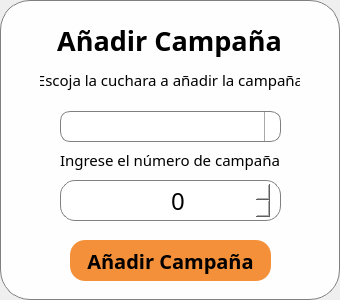
<?xml version="1.0" encoding="UTF-8"?>
<ui version="4.0">
 <class>PopUpAddCampana</class>
 <widget class="QMainWindow" name="PopUpAddCampana">
  <property name="geometry">
   <rect>
    <x>0</x>
    <y>0</y>
    <width>340</width>
    <height>300</height>
   </rect>
  </property>
  <property name="focusPolicy">
   <enum>Qt::NoFocus</enum>
  </property>
  <property name="windowTitle">
   <string>Añadir Campaña - Abaxfem</string>
  </property>
  <property name="windowIcon">
   <iconset resource="resources.qrc">
    <normaloff>:/Images/ResourcesFolder/Imagenes/Logo_Lineas.png</normaloff>:/Images/ResourcesFolder/Imagenes/Logo_Lineas.png</iconset>
  </property>
  <widget class="QWidget" name="centralwidget">
   <property name="styleSheet">
    <string notr="true">QWidget {
background-color : rgba(255, 255, 255, 240);
border-radius:30;
border:1px solid gray;
}</string>
   </property>
   <widget class="QLabel" name="label">
    <property name="geometry">
     <rect>
      <x>29</x>
      <y>20</y>
      <width>281</width>
      <height>41</height>
     </rect>
    </property>
    <property name="font">
     <font>
      <family>Bell MT</family>
      <pointsize>20</pointsize>
      <italic>false</italic>
      <bold>true</bold>
      <kerning>true</kerning>
     </font>
    </property>
    <property name="styleSheet">
     <string notr="true">QLabel{
background-color: rgba(255, 255, 255, 0);
border:0px;
}</string>
    </property>
    <property name="text">
     <string>Añadir Campaña</string>
    </property>
    <property name="alignment">
     <set>Qt::AlignCenter</set>
    </property>
   </widget>
   <widget class="QLabel" name="label_4">
    <property name="geometry">
     <rect>
      <x>40</x>
      <y>70</y>
      <width>260</width>
      <height>20</height>
     </rect>
    </property>
    <property name="font">
     <font>
      <family>Bell MT</family>
      <pointsize>11</pointsize>
     </font>
    </property>
    <property name="styleSheet">
     <string notr="true">border:0px;
background-color: rgba(0, 0, 0, 0);</string>
    </property>
    <property name="text">
     <string>Escoja la cuchara a añadir la campaña</string>
    </property>
    <property name="alignment">
     <set>Qt::AlignCenter</set>
    </property>
   </widget>
   <widget class="QPushButton" name="pb_exit">
    <property name="geometry">
     <rect>
      <x>300</x>
      <y>10</y>
      <width>21</width>
      <height>21</height>
     </rect>
    </property>
    <property name="styleSheet">
     <string notr="true">QPushButton{
	background-color: rgba(255, 255, 255, 0);
	image: url(:/Icons/ResourcesFolder/featherIcons/x-square.svg);
border:0px;
}
QPushButton:hover{
	background-color: rgba(200, 200, 200, 120);
	border-radius: 6px
}

QPushButton:pressed{
	background-color: rgba(180, 180, 180, 150);
	border-radius: 6px
}</string>
    </property>
    <property name="text">
     <string/>
    </property>
   </widget>
   <widget class="QPushButton" name="pb_aceptar">
    <property name="geometry">
     <rect>
      <x>70</x>
      <y>240</y>
      <width>201</width>
      <height>41</height>
     </rect>
    </property>
    <property name="font">
     <font>
      <family>Bell MT</family>
      <pointsize>15</pointsize>
      <italic>false</italic>
      <bold>true</bold>
      <underline>false</underline>
      <strikeout>false</strikeout>
     </font>
    </property>
    <property name="styleSheet">
     <string notr="true">QPushButton{
	border-radius:15px;
	color: rgb(0, 0, 0);
	background-color: rgba(240, 120, 14, 210);
border:0px;
}
QPushButton:hover{
	background-color: rgba(255, 135, 29, 230);
}
QPushButton:pressed{
	background-color: rgba(255, 135, 29, 255);
}</string>
    </property>
    <property name="text">
     <string>Añadir Campaña</string>
    </property>
   </widget>
   <widget class="QFrame" name="frame_2">
    <property name="geometry">
     <rect>
      <x>60</x>
      <y>180</y>
      <width>221</width>
      <height>41</height>
     </rect>
    </property>
    <property name="styleSheet">
     <string notr="true">border-radius:15px;
color: rgb(0, 0, 0);
    border: 1px solid gray;
background-color: qlineargradient(x1: 0, y1: 0, x2: 0, y2: 1,
                                 stop: 0 #E1E1E1, stop: 0.4 #DDDDDD,
                                 stop: 0.5 #D8D8D8, stop: 1.0 #D3D3D3);</string>
    </property>
    <property name="frameShape">
     <enum>QFrame::StyledPanel</enum>
    </property>
    <property name="frameShadow">
     <enum>QFrame::Raised</enum>
    </property>
    <widget class="QSpinBox" name="spinBox">
     <property name="geometry">
      <rect>
       <x>40</x>
       <y>1</y>
       <width>171</width>
       <height>39</height>
      </rect>
     </property>
     <property name="font">
      <font>
       <family>Bell MT</family>
       <pointsize>18</pointsize>
      </font>
     </property>
     <property name="styleSheet">
      <string notr="true">QSpinBox{
 border: 0px solid gray;
}
QSpinBox::up-button  {
	image: url(:/Icons/ResourcesFolder/featherIcons/arrow-up.svg);
}

QSpinBox::up-button:pressed  {
	background-color: rgb(180, 180, 180);
}

QSpinBox::down-button  {
	image: url(:/Icons/ResourcesFolder/featherIcons/arrow-down.svg);
}

QSpinBox::down-button:pressed  {
	background-color: rgb(180, 180, 180);
}</string>
     </property>
     <property name="alignment">
      <set>Qt::AlignCenter</set>
     </property>
     <property name="buttonSymbols">
      <enum>QAbstractSpinBox::UpDownArrows</enum>
     </property>
     <property name="accelerated">
      <bool>true</bool>
     </property>
     <property name="maximum">
      <number>1000</number>
     </property>
     <property name="stepType">
      <enum>QAbstractSpinBox::DefaultStepType</enum>
     </property>
    </widget>
   </widget>
   <widget class="QLabel" name="label_2">
    <property name="geometry">
     <rect>
      <x>66</x>
      <y>190</y>
      <width>21</width>
      <height>21</height>
     </rect>
    </property>
    <property name="styleSheet">
     <string notr="true">image: url(:/Icons/ResourcesFolder/featherIcons/file-text.svg);
background-color: rgba(190, 190, 190, 0);
border-radius: 10px;
border:0px;</string>
    </property>
    <property name="text">
     <string/>
    </property>
   </widget>
   <widget class="QComboBox" name="comboBox">
    <property name="geometry">
     <rect>
      <x>60</x>
      <y>111</y>
      <width>221</width>
      <height>31</height>
     </rect>
    </property>
    <property name="font">
     <font>
      <family>Bell MT</family>
      <pointsize>18</pointsize>
     </font>
    </property>
    <property name="styleSheet">
     <string notr="true">QComboBox {
    border: 1px solid gray;
    border-radius: 10px;
    padding: 1px 18px 1px 3px;
    min-width: 6em;
}

QComboBox:editable {
    background: white;
}

QComboBox:!editable, QComboBox::drop-down:editable {
     background: qlineargradient(x1: 0, y1: 0, x2: 0, y2: 1,
                                 stop: 0 #E1E1E1, stop: 0.4 #DDDDDD,
                                 stop: 0.5 #D8D8D8, stop: 1.0 #D3D3D3);
}

/* QComboBox gets the &quot;on&quot; state when the popup is open */
QComboBox:!editable:on, QComboBox::drop-down:editable:on {
    background: qlineargradient(x1: 0, y1: 0, x2: 0, y2: 1,
                                stop: 0 #D3D3D3, stop: 0.4 #D8D8D8,
                                stop: 0.5 #DDDDDD, stop: 1.0 #E1E1E1);
}

QComboBox:on { /* shift the text when the popup opens */
    padding-top: 3px;
    padding-left: 4px;
}

QComboBox::drop-down {
    subcontrol-origin: padding;
    subcontrol-position: top right;
    width: 15px;

    border-left-width: 1px;
    border-left-color: darkgray;
    border-left-style: solid; /* just a single line */
    border-top-right-radius: 3px; /* same radius as the QComboBox */
    border-bottom-right-radius: 3px;
}

QComboBox::down-arrow {

	image: url(:/Icons/ResourcesFolder/featherIcons/chevron-down.svg);
}

QComboBox::down-arrow:on { /* shift the arrow when popup is open */
    top: 1px;
    left: 1px;
}</string>
    </property>
   </widget>
   <widget class="QLabel" name="label_5">
    <property name="geometry">
     <rect>
      <x>40</x>
      <y>150</y>
      <width>260</width>
      <height>20</height>
     </rect>
    </property>
    <property name="font">
     <font>
      <family>Bell MT</family>
      <pointsize>11</pointsize>
     </font>
    </property>
    <property name="styleSheet">
     <string notr="true">border:0px;
background-color: rgba(0, 0, 0, 0);</string>
    </property>
    <property name="text">
     <string>Ingrese el número de campaña</string>
    </property>
    <property name="alignment">
     <set>Qt::AlignCenter</set>
    </property>
   </widget>
  </widget>
 </widget>
 <resources>
  <include location="resources.qrc"/>
 </resources>
 <connections/>
</ui>
